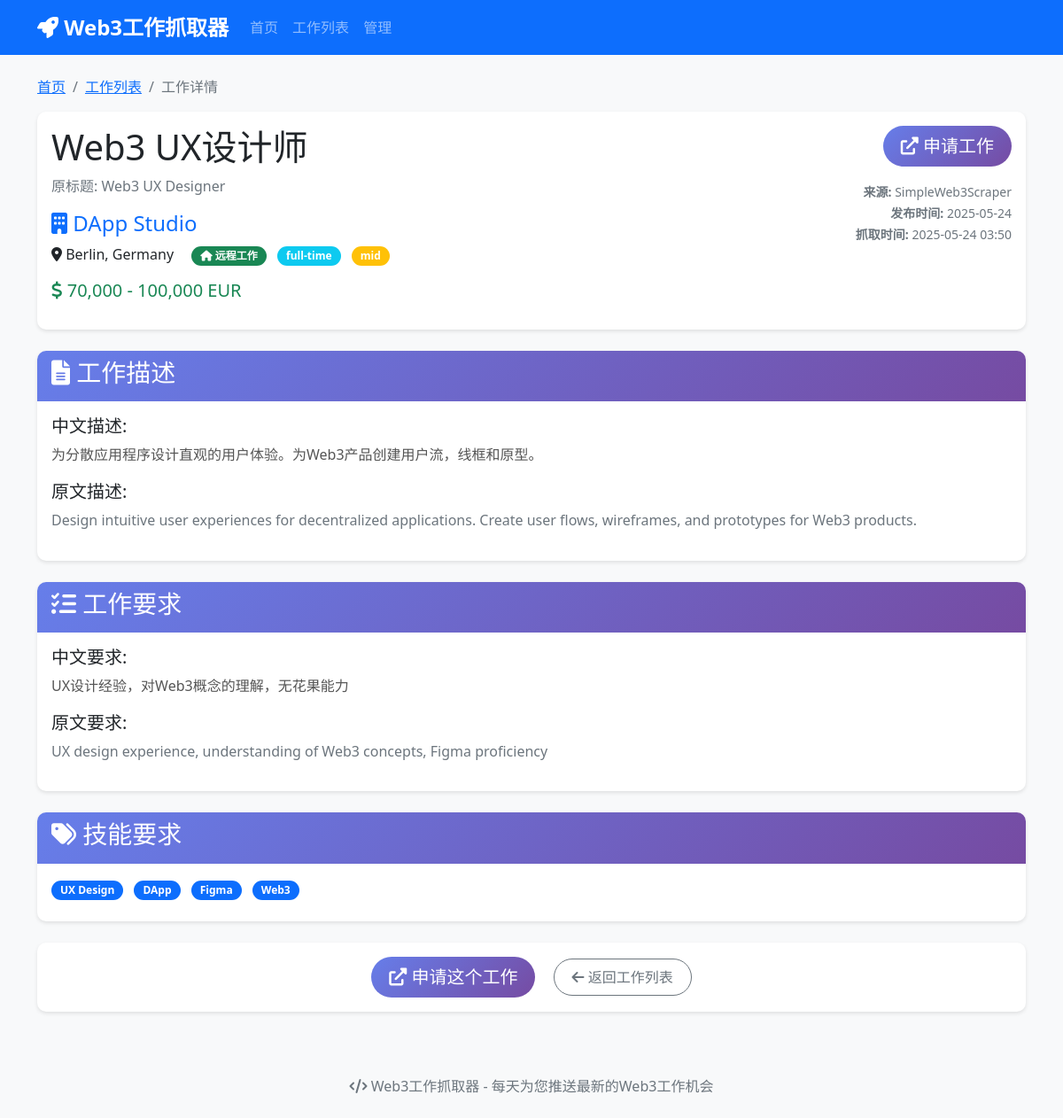
/job/18, run on the app's committed database.
### app/models/job.py (models this page shows, shortened)
class Job(Base):
    __tablename__ = "jobs"
    id = Column(Integer, primary_key=True, index=True)
    title = Column(String(255), nullable=False)
    title_zh = Column(String(255))  # 中文标题
    company = Column(String(255), nullable=False)
    location = Column(String(255))
    remote = Column(Boolean, default=False)
    salary_min = Column(Float)
    salary_max = Column(Float)
    currency = Column(String(10), default="USD")
    description = Column(Text)
    description_zh = Column(Text)  # 中文描述
    requirements = Column(Text)
    requirements_zh = Column(Text)  # 中文要求
    url = Column(String(500), unique=True, nullable=False)
    source_website = Column(String(100), nullable=False)
    job_type = Column(String(50))  # full-time, part-time, contract
    experience_level = Column(String(50))  # junior, mid, senior
    tags = Column(String(500))  # 技能标签，逗号分隔
    posted_date = Column(DateTime)
    scraped_date = Column(DateTime, default=func.now())
    is_active = Column(Boolean, default=True)
    is_translated = Column(Boolean, default=False)

### app/main.py (the view)
@app.get("/job/{job_id}", response_class=HTMLResponse)
async def job_detail(request: Request, job_id: int, db: Session = Depends(get_db)):
    job = db.query(Job).filter(Job.id == job_id).first()
    if not job:
        raise HTTPException(status_code=404, detail="工作不存在")
    return templates.TemplateResponse("job_detail.html", {
        "request": request,
        "job": job
    })

### app/templates/job_detail.html (shortened to what this page needs)
{% extends "base.html" %}
{% block content %}
<div class="row">
    <div class="col-12">
        <nav aria-label="breadcrumb">
            <ol class="breadcrumb">
                <li class="breadcrumb-item"><a href="/">首页</a></li>
                <li class="breadcrumb-item"><a href="/jobs">工作列表</a></li>
                <li class="breadcrumb-item active">工作详情</li>
            </ol>
        </nav>
        <div class="card mb-4">
            <div class="card-body">
                <div class="row">
                    <div class="col-md-8">
                        <h1 class="card-title">{{ job.title_zh if job.title_zh else job.title }}</h1>
                        {% if job.title_zh and job.title != job.title_zh %}
                        <p class="text-muted">原标题: {{ job.title }}</p>
                        {% endif %}
                        <h4 class="text-primary">
                            <i class="fas fa-building"></i> {{ job.company }}
                        </h4>
                        <div class="mb-3">
                            <span class="me-3">
                                <i class="fas fa-map-marker-alt"></i> {{ job.location }}
                            </span>
                            {% if job.remote %}
                            <span class="badge bg-success me-2">
                                <i class="fas fa-home"></i> 远程工作
                            </span>
                            {% endif %}
                            {% if job.job_type %}
                            <span class="badge bg-info me-2">{{ job.job_type }}</span>
                            {% endif %}
                            {% if job.experience_level %}
                            <span class="badge bg-warning me-2">{{ job.experience_level }}</span>
                            {% endif %}
                        </div>
                        {% if job.salary_min or job.salary_max %}
                        <div class="mb-3">
                            <h5 class="text-success">
                                <i class="fas fa-dollar-sign"></i>
                                {% if job.salary_min and job.salary_max %}
                                {{ "{:,.0f}".format(job.salary_min) }} - {{ "{:,.0f}".format(job.salary_max) }} {{ job.currency }}
                                {% elif job.salary_min %}
                                {{ "{:,.0f}".format(job.salary_min) }}+ {{ job.currency }}
                                {% elif job.salary_max %}
                                最高 {{ "{:,.0f}".format(job.salary_max) }} {{ job.currency }}
                                {% endif %}
                            </h5>
                        </div>
                        {% endif %}
                    </div>
                    <div class="col-md-4 text-end">
                        <div class="mb-3">
                            <a href="{{ job.url }}" target="_blank" class="btn btn-primary btn-lg">
                                <i class="fas fa-external-link-alt"></i> 申请工作
                            </a>
                        </div>
                        <div class="text-muted">
                            <small>
                                <strong>来源:</strong> {{ job.source_website }}<br>
                                <strong>发布时间:</strong> {{ job.posted_date.strftime('%Y-%m-%d') if job.posted_date else '未知' }}<br>
                                <strong>抓取时间:</strong> {{ job.scraped_date.strftime('%Y-%m-%d %H:%M') }}
                            </small>
                        </div>
                    </div>
                </div>
            </div>
        </div>
        {% if job.description_zh or job.description %}
        <div class="card mb-4">
            <div class="card-header">
                <h3><i class="fas fa-file-alt"></i> 工作描述</h3>
            </div>
            <div class="card-body">
                {% if job.description_zh %}
                <div class="mb-3">
                    <h5>中文描述:</h5>
                    <div class="job-description">{{ job.description_zh | replace('\n', '<br>') | safe }}</div>
                </div>
                {% endif %}
                {% if job.description and (not job.description_zh or job.description != job.description_zh) %}
                <div class="mb-3">
                    <h5>原文描述:</h5>
                    <div class="job-description text-muted">{{ job.description | replace('\n', '<br>') | safe }}</div>
                </div>
                {% endif %}
            </div>
        </div>
        {% endif %}
        {% if job.requirements_zh or job.requirements %}
        <div class="card mb-4">
            <div class="card-header">
                <h3><i class="fas fa-list-check"></i> 工作要求</h3>
            </div>
            <div class="card-body">
                {% if job.requirements_zh %}
                <div class="mb-3">
                    <h5>中文要求:</h5>
                    <div class="job-requirements">{{ job.requirements_zh | replace('\n', '<br>') | safe }}</div>
                </div>
                {% endif %}
                {% if job.requirements and (not job.requirements_zh or job.requirements != job.requirements_zh) %}
                <div class="mb-3">
                    <h5>原文要求:</h5>
                    <div class="job-requirements text-muted">{{ job.requirements | replace('\n', '<br>') | safe }}</div>
                </div>
                {% endif %}
            </div>
        </div>
        {% endif %}
        {% if job.tags %}
        <div class="card mb-4">
            <div class="card-header">
                <h3><i class="fas fa-tags"></i> 技能要求</h3>
            </div>
            <div class="card-body">
                {% for tag in job.tags.split(',') %}
                <span class="badge bg-primary me-2 mb-2">{{ tag.strip() }}</span>
                {% endfor %}
            </div>
        </div>
        {% endif %}
        <div class="card">
            <div class="card-body text-center">
                <a href="{{ job.url }}" target="_blank" class="btn btn-primary btn-lg me-3">
                    <i class="fas fa-external-link-alt"></i> 申请这个工作
                </a>
                <a href="/jobs" class="btn btn-outline-secondary">
                    <i class="fas fa-arrow-left"></i> 返回工作列表
                </a>
            </div>
        </div>
    </div>
</div>
{% endblock %}

### app/static/css/style.css (style rules this page uses)
:root { --primary-color: #667eea; --secondary-color: #764ba2; --success-color: #4CAF50; --info-color: #2196F3; --warning-color: #FF9800; --danger-color: #f44336; }
body { font-family: 'Segoe UI', Tahoma, Geneva, Verdana, sans-serif; background-color: #f8f9fa; }
.card { border: none; border-radius: 10px; box-shadow: 0 2px 4px rgba(0, 0, 0, 0.1); transition: transform 0.2s ease-in-out, box-shadow 0.2s ease-in-out; }
.card-header { background: linear-gradient(135deg, var(--primary-color), var(--secondary-color)); color: white; border-radius: 10px 10px 0 0 !important; border: none; }
.btn { border-radius: 25px; padding: 8px 20px; font-weight: 500; transition: all 0.3s ease; }
.btn-primary { background: linear-gradient(135deg, var(--primary-color), var(--secondary-color)); border: none; }
.badge { border-radius: 15px; padding: 5px 10px; font-size: 0.75rem; }
.job-description, .job-requirements { line-height: 1.8; color: #555; }
.card { animation: fadeIn 0.5s ease-out; }

### app/templates/job_detail.html (style rules this page uses)
.job-description, .job-requirements { line-height: 1.6; white-space: pre-wrap; }

### data on the page
Job: title_zh "Web3 UX设计师", title "Web3 UX Designer", company "DApp Studio", location "Berlin, Germany", job_type "full-time", experience_level "mid", salary_min "70,000", salary_max "100,000", currency "EUR", source_website "SimpleWeb3Scraper", posted_date "2025-05-24", scraped_date "2025-05-24 03:50", description_zh "为分散应用程序设计直观的用户体验。为Web3产品创建用户流，线框和原型。", description "Design intuitive user experiences for decentralized applications. Create user flows, wireframes, and prototypes for Web3 products.", requirements_zh "UX设计经验，对Web3概念的理解，无花果能力", requirements "UX design experience, understanding of Web3 concepts, Figma proficiency"

### other printed values
{{ tag.strip() }} "UX Design" "DApp" "Figma" "Web3"
